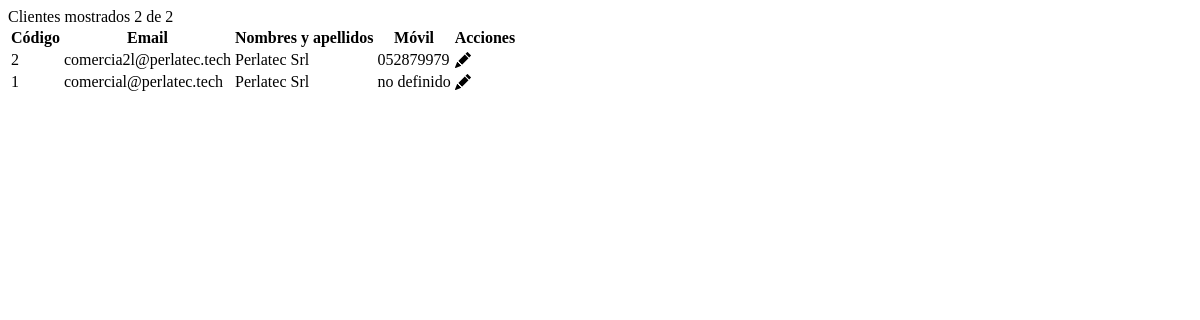
Page /customers/customer_table_results/ (signed in) on the earlier database version.
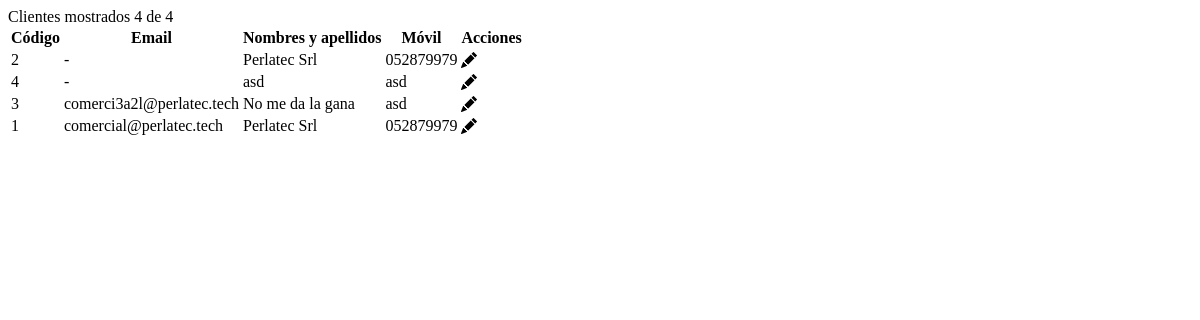
Same page on the later database version.
### apps/package/models.py (models this page shows, shortened)
class Customer(models.Model):
    full_name = models.CharField(max_length=120)
    phone_number = models.CharField(max_length=20,null=False,blank=False)
    address=models.CharField(max_length=150,null=True,blank=True)
    email = models.EmailField(unique=True,null=True,blank=True)
    class Meta:
        verbose_name = "Customer"
        verbose_name_plural = "Customers"

### apps/package/views/customer_views.py (the view)
# urls.py: path('customer_table_results/',customer_table_results,name='customer_table_results'),
@group_required('administrador')
@staff_member_required(login_url='/')
def customer_table_results(request):
    return  render(request,'customer_templates/customer_table_results.html',context=_show_customer(request))

### apps/package/views/customer_views.py (called while the page is built)
@group_required('administrador')
@staff_member_required(login_url='/')
def _show_customer(request):
    return _create_paginator(request,CustomerFilter(request.GET, queryset=Customer.objects.all().order_by('email')))

### utils/paginator.py (called while the page is built)
def _create_paginator(request,objects):
    get_copy = request.GET.copy()
    parameters = get_copy.pop('page', True) and get_copy.urlencode()
    paginator = Paginator(objects.qs, 100)    # Show 25 contacts per page.
    page_number = request.GET.get("page",1)
    page_obj = paginator.get_page(page_number)
    context={
        'pagination':page_obj,
        'parameters': parameters,
    }
    return context

### templates/customer_templates/customer_table_results.html (shortened to what this page needs)
{% load static %}
      {% if pagination %}
    <div class="table-responsive table-bordered mt-0" >
      <caption>Clientes mostrados {{pagination.object_list|length }} de {{pagination.paginator.count }} </caption>
      <table class="table  table-hover">
        <thead>
          <tr class="text-center">
            <th  scope="col">Código</th>
            <th  scope="col">Email</th>
            <th  scope="col">Nombres y apellidos</th>
            <th  scope="col">Móvil</th>
            <th scope="col">Acciones</th>
          </tr>
        </thead>
        <tbody>
        {% for customer in pagination %}
            <tr class="text-center">
              <td class="border small pt-2 ">{{customer.pk}}</td>
                <td class="border small pt-2 table-min">{% if customer.email %}{{customer.email}}{% else %}-{% endif %}</td>
                <td class="border small pt-2 table-min text-ellipsis-username">{{customer.full_name}}</td>
                <td class="border small pt-2 table-min ">{% if customer.phone_number %}{{customer.phone_number}}{% else %}-{% endif %}</td>
                <td class="table-width-80 px-1 ">
                <div class="d-flex justify-content-around  align-items-center p-0 m-0 pt-1">
                      <svg xmlns="http://www.w3.org/2000/svg" width="16" height="16" fill="currentColor"
                      class="cursor-pointer bi text-warning bi-pencil-fill" viewBox="0 0 16 16" data-bs-toggle="offcanvas"
                      data-bs-target="#offcanvasRightCustomerUpdate" aria-controls="offcanvasRight"
                        hx-get="{% url 'customer_update' pk=customer.pk  %} "
                        hx-target="#CustomerUpdate"
                        hx-swap="innerHTML"
                        hx-trigger="click"
                        hx-indicator="#spinnerCustomerUpdate">
                        <path d="M12.854.146a.5.5 0 0 0-.707 0L10.5 1.793 14.207 5.5l1.647-1.646a.5.5 0 0 0 0-.708zm.646 6.061L9.793 2.5 3.293 9H3.5a.5.5 0 0 1 .5.5v.5h.5a.5.5 0 0 1 .5.5v.5h.5a.5.5 0 0 1 .5.5v.5h.5a.5.5 0 0 1 .5.5v.207zm-7.468 7.468A.5.5 0 0 1 6 13.5V13h-.5a.5.5 0 0 1-.5-.5V12h-.5a.5.5 0 0 1-.5-.5V11h-.5a.5.5 0 0 1-.5-.5V10h-.5a.5.5 0 0 1-.175-.032l-.179.178a.5.5 0 0 0-.11.168l-2 5a.5.5 0 0 0 .65.65l5-2a.5.5 0 0 0 .168-.11z"/>
                      </svg>
                </div>
                </td>
            </tr>
        {% endfor %}
          </tbody>
        </table>
      </div>
      {% endif %}

Differences in the rows shown:
changed Customer id 2: email "comercia2l@perlatec.tech" → (not shown); now shows "-"
added Customer: pk "4", full_name "asd", phone_number "asd"
added Customer: pk "3", email "comerci3a2l@perlatec.tech", full_name "No me da la gana", phone_number "asd"
changed Customer "comercial@perlatec.tech": phone_number "no definido" → "052879979"
Other differences:
{{ pagination.object_list|length }}: "2" → "4"
{{ pagination.paginator.count }}: "2" → "4"
